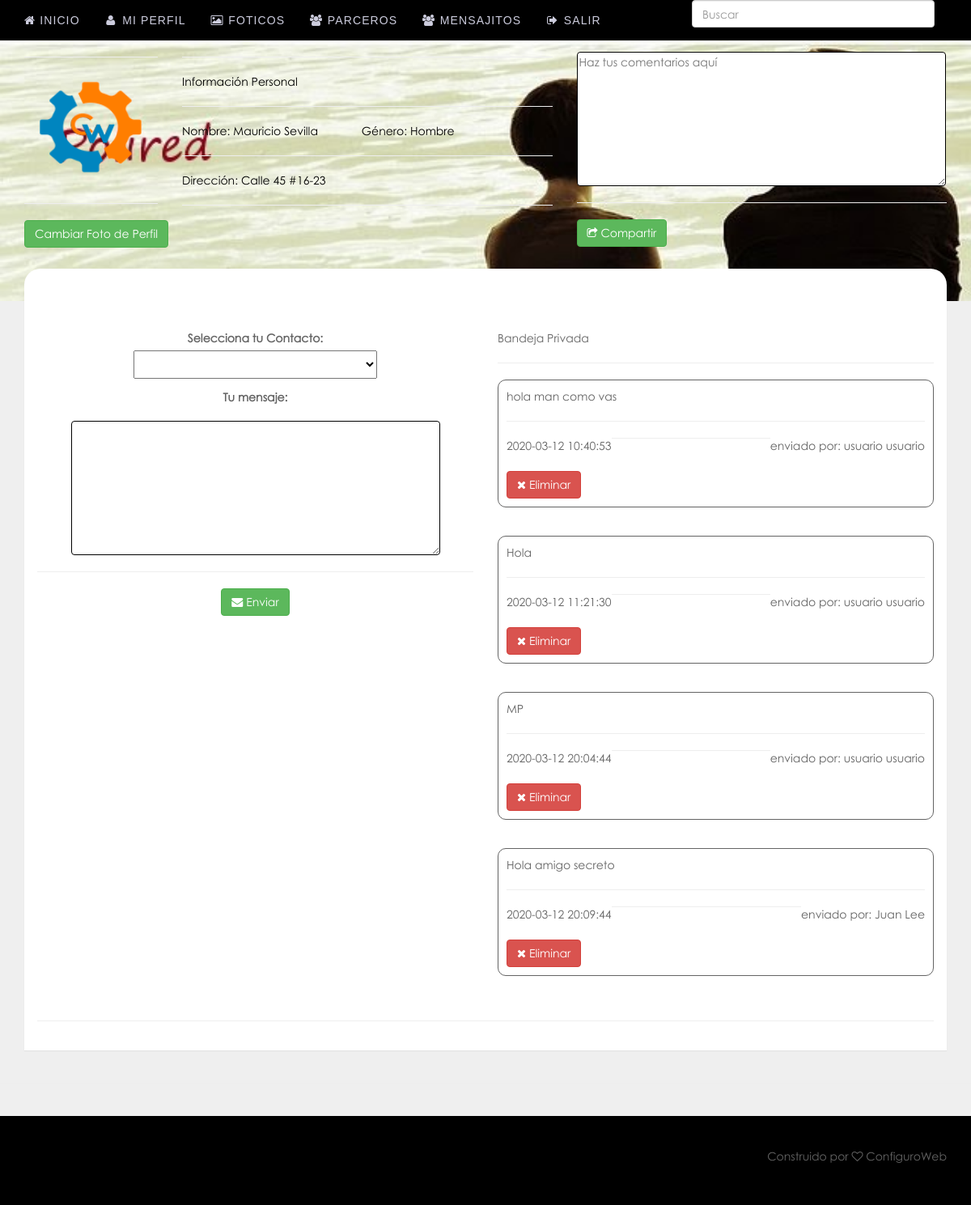
Page /message.php (signed in) on the committed database.
### tables this page shows
CREATE TABLE `members` (
  `member_id` int(11) NOT NULL,
  `firstname` varchar(100) NOT NULL,
  `lastname` varchar(100) NOT NULL,
  `middlename` varchar(100) NOT NULL,
  `address` varchar(100) NOT NULL,
  `email` varchar(100) NOT NULL,
  `contact_no` varchar(100) NOT NULL,
  `age` int(11) NOT NULL,
  `gender` varchar(100) NOT NULL,
  `username` varchar(100) NOT NULL,
  `password` varchar(100) NOT NULL,
  `image` varchar(100) NOT NULL,
  `birthdate` varchar(100) NOT NULL,
  `mobile` varchar(100) NOT NULL,
  `status` varchar(100) NOT NULL,
  `work` varchar(100) NOT NULL,
  `religion` varchar(100) NOT NULL
);

CREATE TABLE `message` (
  `message_id` int(11) NOT NULL,
  `sender_id` int(11) NOT NULL,
  `reciever_id` int(11) NOT NULL,
  `content` varchar(100) NOT NULL,
  `date_sended` varchar(100) NOT NULL
);

### session.php (called while the page is built, shortened)
<?php
$session_id = $_SESSION['id'];
$session_query = $conn->query("select * from members where member_id = '$session_id'");
$user_row = $session_query->fetch();
$image = $user_row['image'];
?>

### message.php (the view, shortened to what this page needs)
<?php include('header.php'); ?>
<?php include('session.php'); ?>
    <body>
	<?php include('navbar.php'); ?>
			<div id="masthead">
				<div class="container">
					<?php include('heading.php'); ?>
				</div>
				<div class="container">
					<div class="row">
					<div class="col-md-12">
						<div class="top-spacer"> </div>
					</div>
					</div>
				</div>
			</div>
<div class="container">
  <div class="row">
    <div class="col-md-12">
      <div class="panel">
        <div class="panel-body">
          <div class="row">
            <br>
            <div class="col-md-6 col-sm-3 text-center">
								<form method="post" id="send_message" action="send_message.php">
										<div class="control-group">
											<label>Selecciona tu Contacto:</label>
                                          <div class="controls">
                                            <select name="friend_id" class="combo" required>
											<option></option>
															<?php
														$query = $conn->query("select members.member_id , members.firstname , members.lastname , members.image , friends.friends_id   from members  , friends
	where friends.my_friend_id = '$session_id' and members.member_id = friends.my_id
	OR friends.my_id = '$session_id' and members.member_id = friends.my_friend_id
	");
															while($row = $query->fetch()){
															$friend_name = $row['firstname']." ".$row['lastname'];
															$id = $row['member_id'];
															?>
                                              	<option value="<?php echo $id; ?>"><?php echo $friend_name; ?></option>
											<?php } ?>
                                            </select>
                                          </div>
                                        </div>
										<div class="control-group">
											<label>Tu mensaje:</label>
                                          <div class="controls">
											<textarea name="my_message" class="my_message" required></textarea>
                                          </div>
                                        </div>
										<hr>
										<div class="control-group">
                                          <div class="controls">
												<button  class="btn btn-success"><i class="icon-envelope-alt"></i> Enviar </button>
                                          </div>
                                        </div>
                                </form>
            </div>
            <div class="col-md-6 col-sm-9">
             	Bandeja Privada
				<hr>
				<?php
				$query = $conn->query("select * from message
				LEFT JOIN members on message.sender_id = members.member_id where reciever_id = '$session_id' ");
				while($row = $query->fetch()){
				$id = $row['message_id'];
				?>
				<div class="mes">
				<div class="message"><?php echo $row['content']; ?>
				<hr>
				<div class="pull-left"><?php echo $row['date_sended']; ?></div>
				<div class="pull-right">enviado por: <?php echo $row['firstname']." ".$row['lastname']; ?></div>
				<hr>
				<br>
				<a href="delete_message.php<?php echo '?id='.$id; ?>" class="btn btn-danger"><i class="icon-remove"></i> Eliminar</a>
				</div>
				</div>
				<?php } ?>
            </div>
          </div>
          <hr>
        </div>
      </div>
   	</div>
  </div>
</div>
<?php include('footer.php'); ?>
    </body>
</html>

### heading.php (shortened to what this page needs)
  <div class="row">
    <div class="col-md-2">
<hr>
<center><img class="pp" src="<?php echo $image; ?>" height="140" width="160"></center>
<hr>
<a class="btn btn-success" href="change_pic.php">Cambiar Foto de Perfil</a>
    </div>
<div class="col-md-5">
	<hr>
	<p>Información Personal</p>
		<?php
	$query = $conn->query("select * from members where member_id = '$session_id'");
	$row = $query->fetch();
	?>
	<hr>
	<p>Nombre: <?php echo $row['firstname']." ".$row['lastname']; ?><span class="margin-p"> </span>Género: <?php echo $row['gender']; ?></p>
	<hr>
	<p>Dirección: <?php echo $row['address']; ?></p>
	<hr>
</div>
    <div class="col-md-5">
	<form method="post" action="post.php">
				<textarea name="content" placeholder="Haz tus comentarios aquí"></textarea>
				<br>
				<hr>
				<button class="btn btn-success"><i class="icon-share"></i> Compartir </button>
	</form>
    </div>
  </div>

### css/my_style.css (style rules this page uses)
body { font-family: 'TR Century Gothic' !important; }
.top-spacer { border-radius: 20px 20px 0 0; }
.margin-p { margin-left:50px; }
.mes { margin-bottom: 35px; }
.col-md-5 > p { color: black !important; }
.top-spacer { margin-top: 26px; }
#masthead { background: url('../images/images.jpg') no-repeat !important; background-size:cover !important; }
textarea { border: 1px solid; border-radius: 4px; height: 166px; margin-top: 14px; width: 456px !important; }
body { font-family: 'TR Century Gothic' !important; padding-top:50px; color:#646464; background-color:#efefef; }
.combo { margin-bottom: 13px; padding: 7px; width: 301px; }
.message { border: 1px solid; border-radius: 10px; padding: 10px; }
#masthead { min-height:199px; background-color:#000044; color:#aaaacc; }
.top-spacer { background-color:#ffffff; height:40px; }
a,a:hover { color:#223344; text-decoration:none; }
.panel { border-color:transparent; border-radius:0; }

### rows in the picture
members: image (picture), firstname "Mauricio", lastname "Sevilla", gender "Hombre", address "Calle 45 #16-23"
message: content "hola man como vas", date_sended "2020-03-12 10:40:53", members.firstname "usuario", members.lastname "usuario"
message: content "Hola", date_sended "2020-03-12 11:21:30", members.firstname "usuario", members.lastname "usuario"
message: content "MP", date_sended "2020-03-12 20:04:44", members.firstname "usuario", members.lastname "usuario"
message: content "Hola amigo secreto", date_sended "2020-03-12 20:09:44", members.firstname "Juan", members.lastname "Lee"
